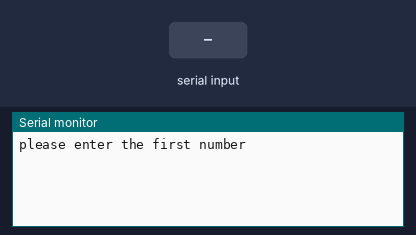
A sketch run on a simulated Arduino Uno, built with avr-gcc and run on an emulated ATmega328P. Parts: the last lines printed to the serial monitor. The test bench sets the inputs (shaded band).

Above: at 1.2 s.
1.3 s: "90,45\n" received over Serial
At 2.66 s:
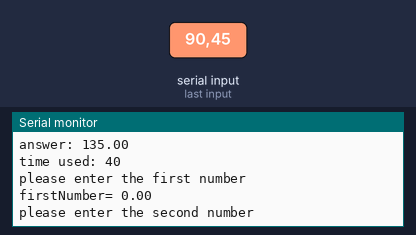
2.8 s: "30,150\n" received over Serial
At 5.0 s:
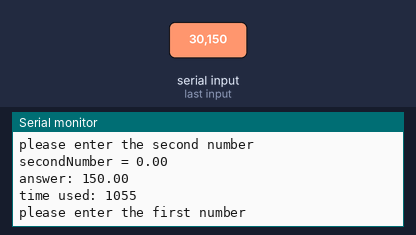

Measured:
- after the input at 1.3 s, the serial monitor: prints a new line at once (image 1)
- after the input at 2.8 s, the serial monitor: prints a new line at once (image 2)

The sketch:

serialAddition.ino
```cpp
float firstNumber=0;
float secondNumber=0;
float result=0;
unsigned long a;

void setup() {
  Serial.begin(9600);

}

void loop() {

  while(result==0)
  {

    Serial.println("please enter the first number");

    while(Serial.available()==0)
      {}
       a = millis();
      firstNumber= Serial.parseInt();
      Serial.println("firstNumber= "+ String(firstNumber));


     Serial.println("please enter the second number");
         while(Serial.available()==0)
         {}

        secondNumber = Serial.parseInt();
         Serial.println("secondNumber = "+ String(secondNumber));
     result = secondNumber + firstNumber;
    Serial.print("answer: ");
     Serial.println(result);
     Serial.print("time used: "); Serial.println(millis()-a);
    result=0;
  }
}
```
